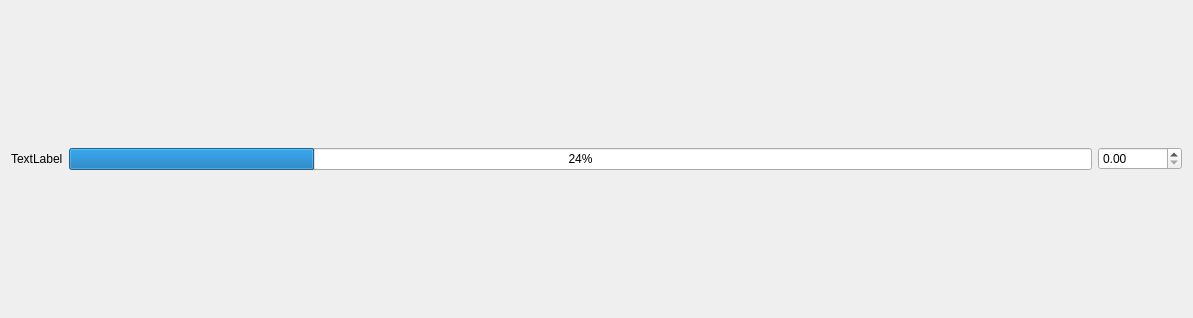
<?xml version="1.0" encoding="UTF-8"?>
<ui version="4.0">
 <class>LambdaSnail::Juno::budget::LSBudgetCategoryBar</class>
 <widget class="QWidget" name="LambdaSnail::Juno::budget::LSBudgetCategoryBar">
  <property name="geometry">
   <rect>
    <x>0</x>
    <y>0</y>
    <width>1193</width>
    <height>318</height>
   </rect>
  </property>
  <property name="windowTitle">
   <string>LSBudgetCategoryBar</string>
  </property>
  <layout class="QHBoxLayout" name="horizontalLayout">
   <item>
    <widget class="QLabel" name="categoryLabel">
     <property name="text">
      <string>TextLabel</string>
     </property>
    </widget>
   </item>
   <item>
    <widget class="QProgressBar" name="categoryLimitVisual">
     <property name="value">
      <number>24</number>
     </property>
    </widget>
   </item>
   <item>
    <widget class="QDoubleSpinBox" name="categoryLimit">
     <property name="maximum">
      <double>99999999999999.984375000000000</double>
     </property>
    </widget>
   </item>
  </layout>
 </widget>
 <resources/>
 <connections/>
</ui>
